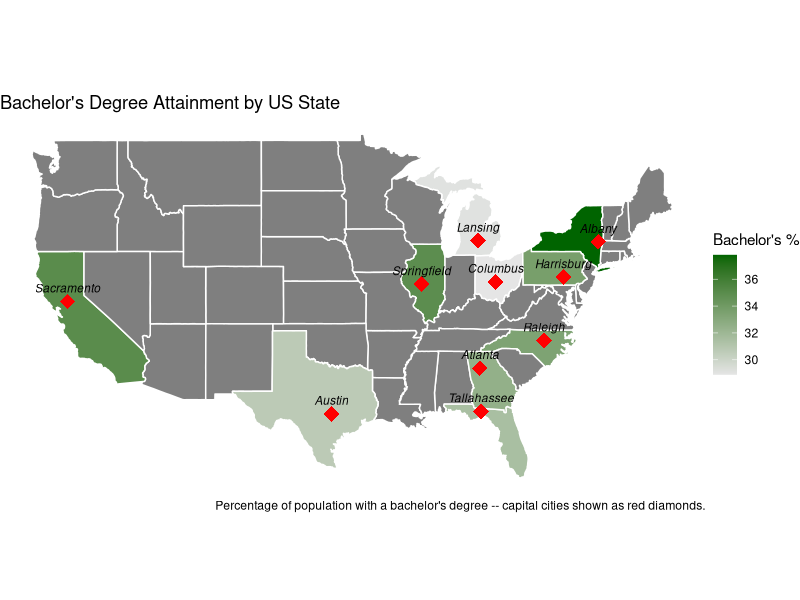

Write R code to recreate this figure.
# Given

edu_data <- data.frame(
  state_name = c("california", "texas", "new york", "florida",
                 "illinois", "ohio", "georgia", "michigan",
                 "pennsylvania", "north carolina"),
  bachelors_pct = c(35.0, 30.7, 37.8, 31.5,
                    34.9, 28.9, 32.5, 29.1,
                    33.7, 33.4),
  avg_salary_k = c(82, 58, 74, 55, 67, 52, 56, 54, 63, 51)
)



state_capitals <- data.frame(
  city = c("Sacramento", "Austin", "Albany", "Tallahassee",
           "Springfield", "Columbus", "Atlanta", "Lansing",
           "Harrisburg", "Raleigh"),
  lon = c(-121.49, -97.74, -73.76, -84.28,
          -89.65, -82.99, -84.39, -84.55,
          -76.88, -78.64),
  lat = c(38.58, 30.27, 42.65, 30.44,
          39.78, 39.96, 33.75, 42.73,
          40.27, 35.78)
)

# ----------------------------

library(maps)
library(ggplot2)
library(tidyverse)

# Get the map data (polygons for each state)
us_map <- map_data("state")
us_map

# Join the map data state polygons with the edu_data which has column "state_name" so that dataset has polygons for the state.
us_map_joined <- left_join(us_map, edu_data, by = c("region" = "state_name"))


ggplot() + 
  geom_polygon(data = us_map_joined, # Use the polygon data from us_map_joined.
               aes(x = long, # x is long column.
                   y = lat,  # y is lat column.
                   group = group, # A single state can have multiple polygons because of things like islands. They are all connected by group.
                   fill = bachelors_pct), # fill based on column bachelors_pct.
               colour = "white") + # Colour of the lines between states
  
  
  geom_point(data = state_capitals, # Add data points at the locations of each state capital.
             aes(x = lon, # x is lon.
                 y = lat), # y is lat.
             colour = "red", shape = 18, size = 5) + # Make the colour of the point red, use shape 10 (dot).
  
  geom_text(data = state_capitals, # Add labels at each of the state capitals
             aes(x = lon, # x is lon.
                 y = lat, # y is lat.
                 label = city), # Label is column "city"
             vjust = -1, size = 3, fontface = "italic") + # Shift the label up by one, set the size to 3, font italic.
  
  
  scale_fill_gradient(low = "grey90", high = "darkgreen", name = "Bachelor's %") + 
  
  coord_map() + # Change the projection.
  
  theme_void() + # Remove gridlines.
  
  labs(title = "Bachelor's Degree Attainment by US State",
       caption = "Percentage of population with a bachelor's degree -- capital cities shown as red diamonds.") # Add a title.
